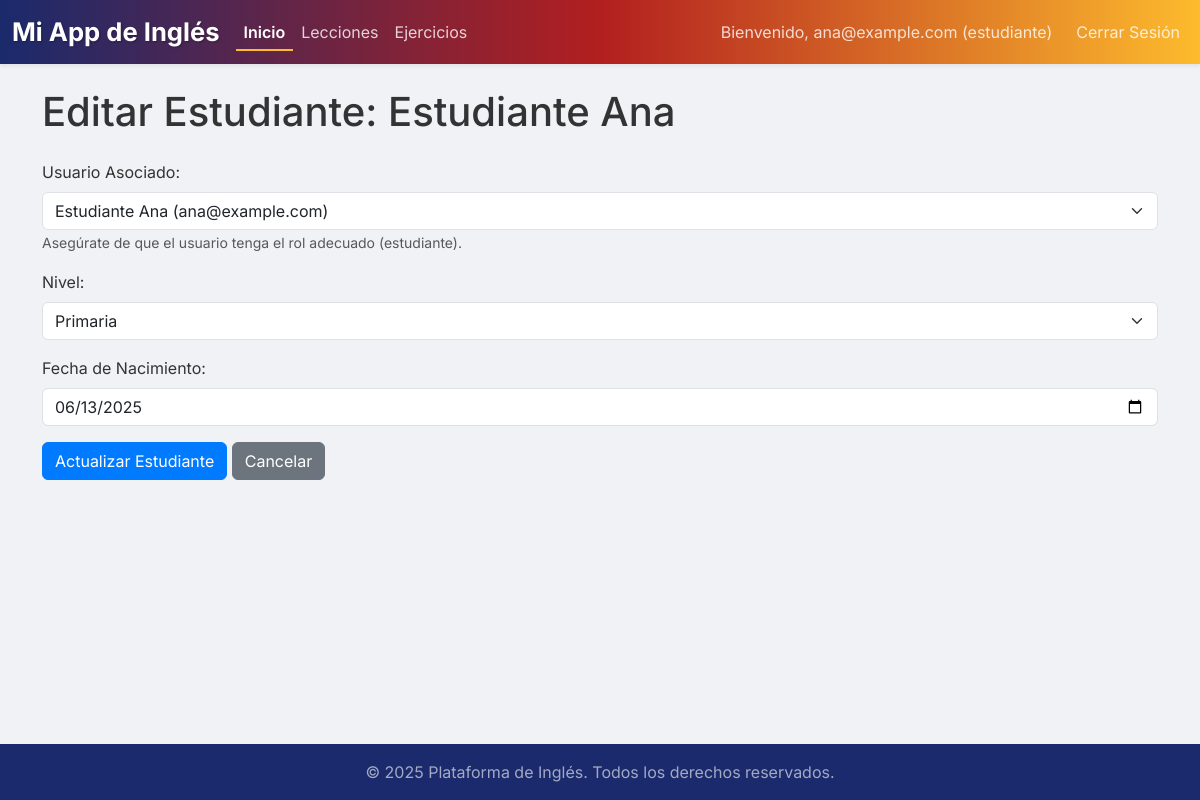
The app's page /editar_estudiante_web/1 (signed in) with its own data.
### app.py (models this page shows, shortened)
class BaseModel(db.Model):
    __abstract__ = True # Indica que esta clase es abstracta y no se mapeará a una tabla
    @classmethod
    def get_all(cls):
        return cls.query.all()

class Usuario(BaseModel):
    __tablename__ = 'usuarios'
    id_usuario = db.Column(db.Integer, primary_key=True)
    nombre = db.Column(db.String(100), nullable=False)
    email = db.Column(db.String(120), unique=True, nullable=False)
    contrasena_hash = db.Column(db.String(255), nullable=False)
    rol = db.Column(db.String(50), nullable=False) # 'admin', 'profesor', 'estudiante'
    fecha_registro = db.Column(db.DateTime, default=datetime.datetime.now)
    activo = db.Column(db.Boolean, default=True)
    estudiante_rel = db.relationship('Estudiante', backref='usuario', uselist=False, lazy=True, cascade="all, delete-orphan")
    profesor_rel = db.relationship('Profesor', backref='usuario', uselist=False, lazy=True, cascade="all, delete-orphan")

class Estudiante(BaseModel):
    __tablename__ = 'estudiantes'
    id_estudiante = db.Column(db.Integer, primary_key=True)
    id_usuario = db.Column(db.Integer, db.ForeignKey('usuarios.id_usuario'), unique=True, nullable=False)
    id_nivel = db.Column(db.Integer, db.ForeignKey('niveles.id_nivel'), nullable=False)
    fecha_nacimiento = db.Column(db.Date, nullable=False)

class Nivel(BaseModel):
    __tablename__ = 'niveles'
    id_nivel = db.Column(db.Integer, primary_key=True)
    niveles = db.Column(db.String(80), unique=True, nullable=False)
    estudiantes = db.relationship('Estudiante', backref='nivel_obj', lazy=True)
    profesores = db.relationship('Profesor', backref='nivel_obj', lazy=True)
    lecciones = db.relationship('Leccion', backref='nivel_obj', lazy=True) # Si las lecciones tienen un nivel específico

### app.py (the view, shortened to what this page needs)
@app.route('/editar_estudiante_web/<int:id_estudiante>', methods=['GET', 'POST'])
@login_required
def editar_estudiante_web(id_estudiante):
    estudiante = Estudiante.query.get_or_404(id_estudiante)
    usuarios_disponibles = Usuario.query.filter_by(rol='estudiante').all() # Filtrar por rol 'estudiante'
    niveles_disponibles = Nivel.get_all()
    return render_template('editar_estudiante.html', estudiante=estudiante, usuarios_disponibles=usuarios_disponibles, niveles_disponibles=niveles_disponibles)

### app.py (called while the page is built)
def login_required(f):
    @wraps(f)
    def decorated_function(*args, **kwargs):
        if 'user_id' not in session:
            flash('Necesitas iniciar sesión para acceder a esta página.', 'warning')
            return redirect(url_for('login'))
        return f(*args, **kwargs)
    return decorated_function

### templates/editar_estudiante.html (shortened to what this page needs)
{% extends "base.html" %}
{% block content %}
    <h1 class="mb-4">Editar Estudiante: {{ estudiante.usuario.nombre if estudiante.usuario else 'Desconocido' }}</h1>
    <form method="POST" action="{{ url_for('editar_estudiante_web', id_estudiante=estudiante.id_estudiante) }}">
        <div class="mb-3">
            <label for="id_usuario" class="form-label">Usuario Asociado:</label>
            <select class="form-select" id="id_usuario" name="id_usuario" required>
                {% for usuario in usuarios_disponibles %}
                    <option value="{{ usuario.id_usuario }}" {% if usuario.id_usuario == estudiante.id_usuario %}selected{% endif %}>
                        {{ usuario.nombre }} ({{ usuario.email }})
                    </option>
                {% endfor %}
            </select>
            <small class="form-text text-muted">Asegúrate de que el usuario tenga el rol adecuado (estudiante).</small>
        </div>
        <div class="mb-3">
            <label for="id_nivel" class="form-label">Nivel:</label>
            <select class="form-select" id="id_nivel" name="id_nivel" required>
                {% for nivel in niveles_disponibles %}
                    <option value="{{ nivel.id_nivel }}" {% if nivel.id_nivel == estudiante.id_nivel %}selected{% endif %}>
                        {{ nivel.niveles }}
                    </option>
                {% endfor %}
            </select>
        </div>
        <div class="mb-3">
            <label for="fecha_nacimiento" class="form-label">Fecha de Nacimiento:</label>
            <input type="date" class="form-control" id="fecha_nacimiento" name="fecha_nacimiento" value="{{ estudiante.fecha_nacimiento.strftime('%Y-%m-%d') }}" required>
        </div>
        <button type="submit" class="btn btn-primary">Actualizar Estudiante</button>
        <a href="{{ url_for('estudiantes_web') }}" class="btn btn-secondary">Cancelar</a>
    </form>
{% endblock %}

### templates/base.html (shortened to what this page needs)
<!DOCTYPE html>
<html lang="es">
<head>
    <link href="https://cdn.jsdelivr.net/npm/bootstrap@5.3.0/dist/css/bootstrap.min.css" rel="stylesheet">
    <link rel="stylesheet" href="{{ url_for('static', filename='css/style.css') }}">
</head>
<body>
    <nav class="navbar navbar-expand-lg navbar-dark bg-dark custom-navbar-gradient shadow-sm">
        <div class="container-fluid">
            <a class="navbar-brand fw-bold" href="{{ url_for('index') }}">Mi App de Inglés</a>
            <div class="collapse navbar-collapse" id="navbarNav">
                <ul class="navbar-nav me-auto mb-2 mb-lg-0">
                    {% if session.get('user_id') %}
                    <li class="nav-item">
                        <a class="nav-link active" aria-current="page" href="{{ url_for('index') }}">Inicio</a>
                    </li>
                    {% endif %}
                    {% if session.get('user_rol') == 'admin' %}
                    <li class="nav-item">
                        <a class="nav-link" href="{{ url_for('niveles_web') }}">Niveles</a>
                    </li>
                    <li class="nav-item">
                        <a class="nav-link" href="{{ url_for('usuarios_web') }}">Usuarios</a>
                    </li>
                    <li class="nav-item">
                        <a class="nav-link" href="{{ url_for('estudiantes_web') }}">Estudiantes</a>
                    </li>
                    <li class="nav-item">
                        <a class="nav-link" href="{{ url_for('profesores_web') }}">Profesores</a>
                    </li>
                    <li class="nav-item">
                        <a class="nav-link" href="{{ url_for('lecciones_web') }}">Lecciones</a>
                    </li>
                    <li class="nav-item">
                        <a class="nav-link" href="{{ url_for('ejercicios_web') }}">Ejercicios</a>
                    </li>
                    {% elif session.get('user_rol') == 'estudiante' %}
                    <li class="nav-item">
                        <a class="nav-link" href="{{ url_for('lecciones_web') }}">Lecciones</a>
                    </li>
                    <li class="nav-item">
                        <a class="nav-link" href="{{ url_for('ejercicios_web') }}">Ejercicios</a>
                    </li>
                    {% endif %}
                </ul>
                <ul class="navbar-nav">
                    {% if session.get('user_id') %}
                        <li class="nav-item d-flex align-items-center">
                            <span class="nav-link text-white-50">Bienvenido, {{ session.get('user_email') }} ({{ session.get('user_rol') }})</span>
                        </li>
                        <li class="nav-item">
                            <a class="nav-link btn btn-outline-light ms-2" href="{{ url_for('logout') }}">Cerrar Sesión</a>
                        </li>
                    {% else %}
                        <li class="nav-item">
                            <a class="nav-link btn btn-outline-light" href="{{ url_for('login') }}">Iniciar Sesión</a>
                        </li>
                    {% endif %}
                </ul>
            </div>
        </div>
    </nav>
    <div class="container py-4">
        {% block content %}{% endblock %}
    </div>
    <footer class="footer mt-auto py-3 bg-dark text-white-50">
        <div class="container text-center">
            <span>&copy; 2025 Plataforma de Inglés. Todos los derechos reservados.</span>
        </div>
    </footer>
</body>
</html>

### static/css/style.css (style rules this page uses)
body { font-family: 'Inter', sans-serif; background-color: #f0f2f5; color: #333; min-height: 100vh; display: flex; flex-direction: column; }
.custom-navbar-gradient { background: linear-gradient(90deg, #1a2a6c 0%, #b21f1f 50%, #fdbb2d 100%); box-shadow: 0 4px 8px rgba(0, 0, 0, 0.2); }
.navbar-brand { font-size: 1.6rem; color: #ffffff !important; text-shadow: 1px 1px 2px rgba(0,0,0,0.3); }
.nav-link { color: rgba(255, 255, 255, 0.8) !important; transition: color 0.3s ease; }
.nav-link.active { color: #ffffff !important; font-weight: 600; border-bottom: 2px solid #fdbb2d; padding-bottom: 5px; }
.navbar .btn-outline-light { color: #ffffff; border-color: #ffffff; transition: all 0.3s ease; }
.container.py-4 { flex: 1; padding-bottom: 3rem !important; }
.footer { background-color: #1a2a6c !important; color: rgba(255, 255, 255, 0.6) !important; padding-top: 1.5rem; padding-bottom: 1.5rem; }
.btn-primary { background-color: #007bff; border-color: #007bff; transition: background-color 0.3s ease, transform 0.2s ease; }
.btn-secondary { background-color: #6c757d; border-color: #6c757d; }

### records on screen
Usuario: get "ana@example.com", usuario "Estudiante Ana"
Estudiante: id_usuario "Estudiante Ana (ana@example.com)", id_nivel "Primaria", fecha_nacimiento "06/13/2025"

### other values on screen
{{ session.get('user_rol') }} "estudiante"
